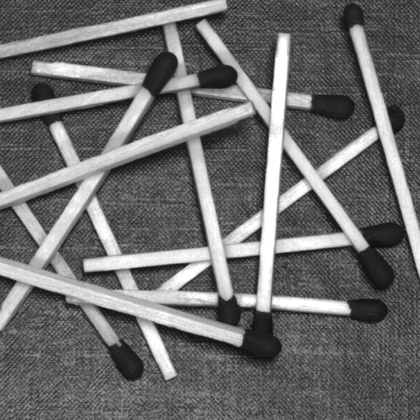
%> input picture visual2/someImages/Fosforos.tif, 420 x 420 px, shrunk from 558 x 558 before the run
$ octave ex2.m   (GNU Octave 9; MATLAB toolbox functions it lacks are replaced by stand-ins)
%> lines starting %> are read from the running program, lines starting %| are printed output that depends on the picture
### visual2/auxiliary scripts/splitmerge.m
function g = splitmerge(f, mindim, fun)
%UNT?TLED Summary of this function goes here
%   split and merge algorithm segments image F.

Q=2^nextpow2(max(size(f)));
[M, N]=size(f);
f=padarray(f,[Q-M, Q-N], 'post');
z=qtdecomp(f,@split_test, mindim, fun);
Lmax=full(max(Z(:)));
g=zeros(size(f));
MARKER=zeros(size(f));
for K=1:Lmax
    [vals, r, c]=qtgetblk(f, Z, K);
    if ~isempty(vals)
        for I=1:length(r)
            xlow=r(I); ylow=c(I);
            xhigh=xlow+K-1;
            yhigh=ylow+K-1;
            region=f(xlow:xhigh, ylow:yhigh);
            flag=fun(region);
            if flag
                g(xlow:xhigh, ylow:yhigh)=1;
                MARKER(xlow, ylow)=1;
            end
        end
    end
end
g=bwlabel(imreconstruct(MARKER,g));
g=g(1:M, 1:N);


function v=split_test(B, mindim, fun)
k=size(B,3);
v(1:k)=false;
for I=1:k
    quadregion=B(:,:,I);
    if size(quadregion, 1)<= mindim
        v(I)=false;
        continue
    end
    flag=fun(quadregion);
    if flag
        v(I)=true;
    end
end

### visual2/jorge/ex2.m
clear; close all;

IMAGE_FILE = "../someImages/Fosforos.tif";

A = imread(IMAGE_FILE);
%> A is the input picture: size 420x420 uint8; min 12, max 255, mean 109.5
figure; imshow(A);

segmentedImage = splitmerge(A, 2, @predicate);
%> in splitmerge, `f=padarray(f,[Q-M, Q-N], 'post');`:
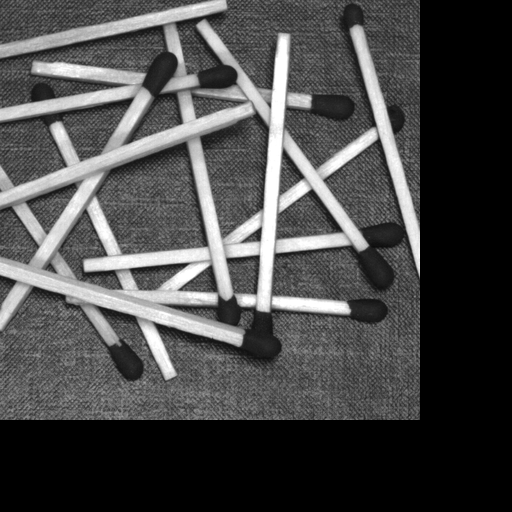
%> f: size 512x512 uint8; min 0, max 255, mean 73.7
%> the loop in split_test, `for I=1:k` made 1 pass
%> flag on pass 1: true
%> the loop in split_test (call 3), `for I=1:k` made 16 passes
%> pass 1, in split_test (call 3), `quadregion=B(:,:,I);`:
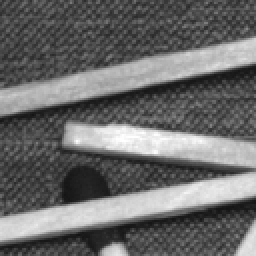
%> quadregion: size 128x128 double (shown 2 times larger); min 18, max 255, mean 106.2
%> after the loop in split_test (call 3), `for I=1:k`: v = [true true true true true true true true true true true true true true true true]
%> the loop in split_test (call 4), `for I=1:k` made 64 passes
%> pass 1, in split_test (call 4), `quadregion=B(:,:,I);`:
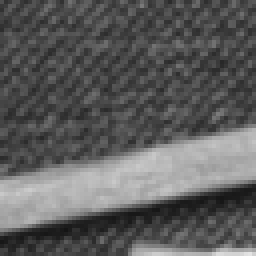
%> quadregion: size 64x64 double (shown 4 times larger); min 20, max 228, mean 93.2
%> pass 3, in split_test (call 4), `quadregion=B(:,:,I);`:
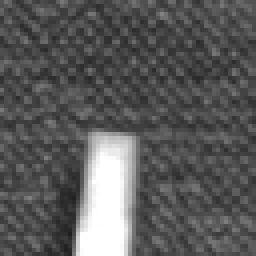
%> quadregion: size 64x64 double (shown 4 times larger); min 31, max 255, mean 90.3
%> after the loop in split_test (call 4), `for I=1:k`: v = 64 logical values, 49 true
%> the loop in split_test (call 5), `for I=1:k` made 196 passes
%> pass 1, in split_test (call 5), `quadregion=B(:,:,I);`:
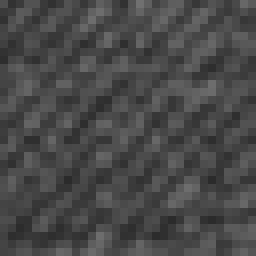
%> quadregion: size 32x32 double (shown 8 times larger); min 42, max 112, mean 72.3
%> pass 3, in split_test (call 5), `quadregion=B(:,:,I);`:
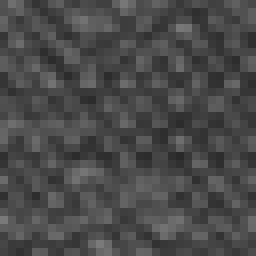
%> quadregion: size 32x32 double (shown 8 times larger); min 41, max 122, mean 73.8
%> after the loop in split_test (call 5), `for I=1:k`: v = 196 logical values, 195 true
%> in splitmerge, `z=qtdecomp(f,@split_test, mindim, fun);`:
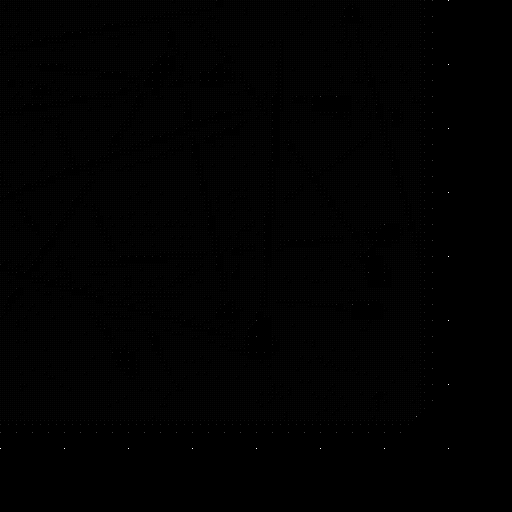
%> z: size 512x512 double; min 0, max 64, mean 0.3; drawn with min black and max white
%> the run ends on the next line
% [6 lines not run here, left out]
function a = predicate(region)
    sd = std2(region);
    m = mean2(region);

    a = (sd > 10) & ((m > 80/255) | (m < 40/255));
end
